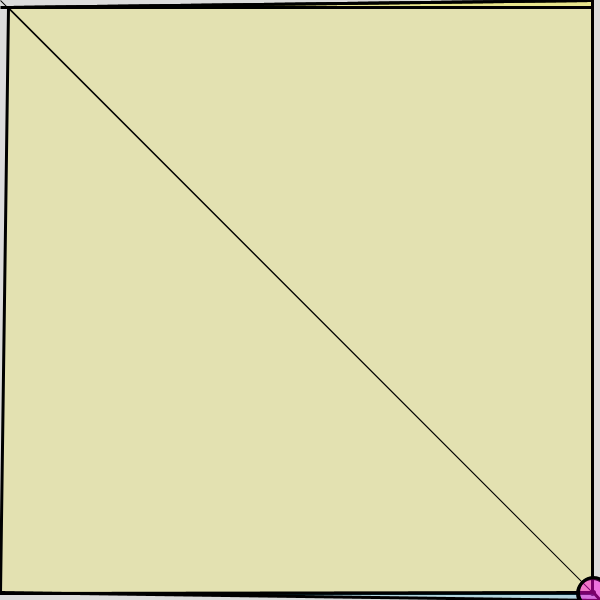
Frame 1 (no input)
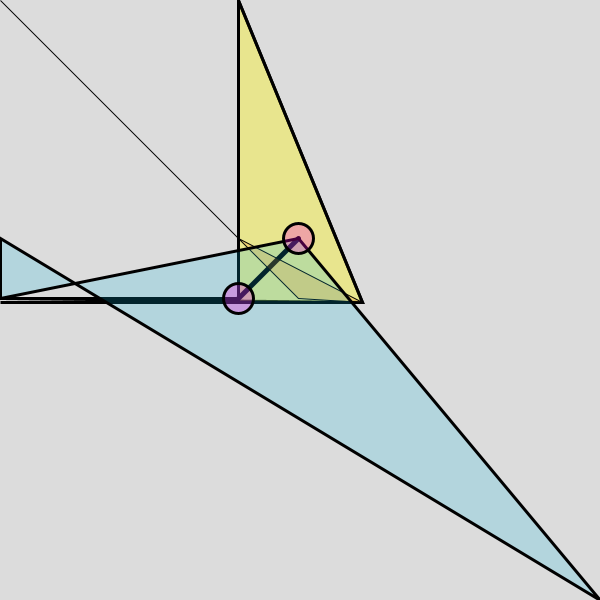
Frame 60 (the mouse pressed at the canvas centre just before this capture)
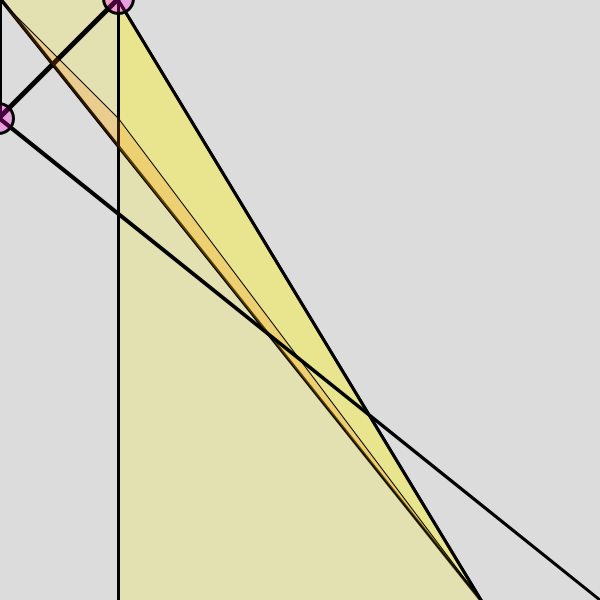
Frame 120 (the mouse held since frame 60 and released just before this capture)

The Processing sketch that drew these frames (run headless with seeded random() and noise(); from frame 60 on, the mouse is pressed at the canvas centre):

// Processing sketch: processing_145036
// ── processing_145036.pde

int x = 2;
int y = 2;
int xSpeed = 6;
int ySpeed = 5;


void setup() {
  size(600, 600);
  smooth();
}

void draw() {
  background(220);

  x = x + xSpeed;
  y = y + ySpeed;

  if ((x > width) || (x < 0)) {
    xSpeed = xSpeed * -1;
  }

  if ((y > width) || (y < 0)) {
    ySpeed = ySpeed * -1;
  }

  //yellow quad
  strokeWeight(3);
  stroke(0);
  fill(#FFF700, 50);
  quad(x, y, width-x, 0, width-x, height-y, 0, height-y);
  quad(x, y, width-x, 0, height-x, y, 0, y);

  //thick line
  strokeWeight(5);
  line(width-x, height-y, width-y, height-x);

  //red quad
  strokeWeight(1);
  stroke(0);
  fill(#FF7C00, 50);
  quad(width-y, height-y, x, y, width-x, width-x, 0, 0);

  //blue quad
  strokeWeight(3);
  stroke(0);
  fill(#09B7E0, 50);
  quad(height, width, width-y, width-x, 0, height-y, 0, width-x);

  //following pink ellipse
  strokeWeight(3);
  stroke(0);
  fill(#FF00E2, 70);
  ellipse(width-x, height-y, 30, 30);
  ellipse(width-y, height-x, 30, 30);
}
